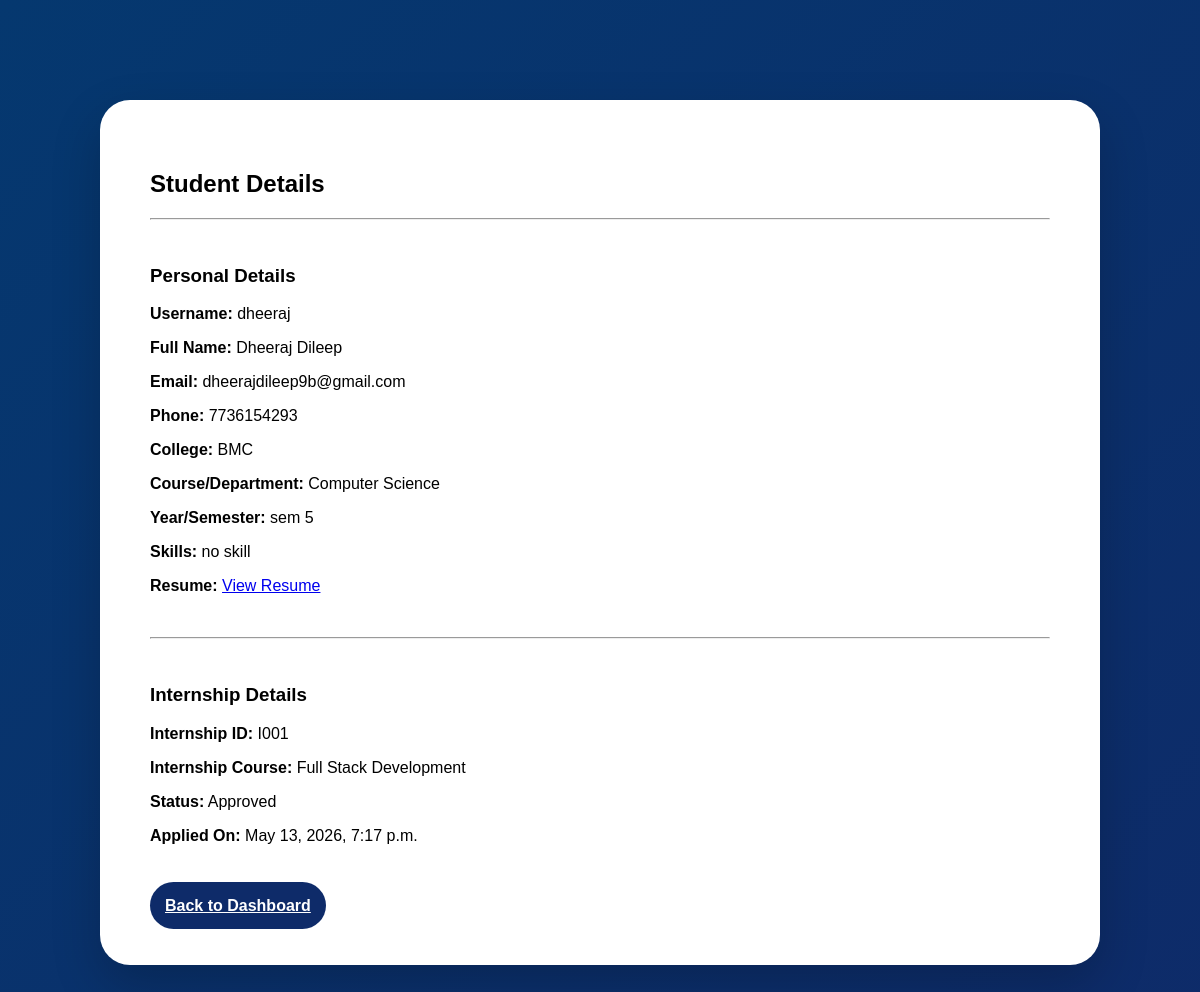
Page /view-student/7/ (signed in) on the committed database.
### core/models.py (models this page shows, shortened)
class StudentProfile(models.Model):
    user = models.OneToOneField(User, on_delete=models.CASCADE)
    username = models.CharField(max_length=150)
    full_name = models.CharField(max_length=100)
    email = models.EmailField(unique=True)
    profile_photo = models.ImageField(upload_to='profile_photos/', blank=True, null=True)
    otp = models.CharField(max_length=6, blank=True, null=True)
    is_verified = models.BooleanField(default=False)

class InternshipApplication(models.Model):
    student = models.ForeignKey(StudentProfile, on_delete=models.CASCADE)
    phone_number = models.CharField(max_length=15)
    college_name = models.CharField(max_length=200)
    course_department = models.CharField(max_length=200)
    year_semester = models.CharField(max_length=50)
    skills = models.TextField()
    resume = models.FileField(upload_to='resumes/')
    applied_at = models.DateTimeField(auto_now_add=True)

class InternshipSelection(models.Model):
    STATUS_CHOICES = [
        ('Pending', 'Pending'),
        ('Approved', 'Approved'),
        ('Rejected', 'Rejected'),
    ]
    student = models.ForeignKey(StudentProfile, on_delete=models.CASCADE)
    internship = models.ForeignKey(Internship, on_delete=models.CASCADE)
    status = models.CharField(
        max_length=10,
        choices=STATUS_CHOICES,
        default='Pending'
    )
    applied_at = models.DateTimeField(auto_now_add=True)

class Internship(models.Model):
    internship_id = models.CharField(max_length=20, unique=True)
    title = models.CharField(max_length=200)

### core/views.py (the view)
# urls.py: path('view-student/<int:student_id>/', views.view_student, name='view_student'),
@login_required
def view_student(request, student_id):
    if not request.user.is_staff:
        return redirect('home')
    student = StudentProfile.objects.get(id=student_id)
    application = InternshipApplication.objects.filter(student=student).first()
    selection = InternshipSelection.objects.filter(student=student).first()
    return render(request, 'view_student.html', {
        'student': student,
        'application': application,
        'selection': selection
    })

### templates/view_student.html (shortened to what this page needs)
{% load static %}
<!DOCTYPE html>
<html>
<head>
    <link rel="stylesheet" href="{% static 'css/style.css' %}">
</head>
<body>
<section class="apply-page">
    <div class="apply-container">
        <h1>Student Details</h1>
        <hr><br>
        <h3>Personal Details</h3>
        <p><strong>Username:</strong> {{ student.username }}</p>
        <p><strong>Full Name:</strong> {{ student.full_name }}</p>
        <p><strong>Email:</strong> {{ student.email }}</p>
        {% if application %}
            <p><strong>Phone:</strong> {{ application.phone_number }}</p>
            <p><strong>College:</strong> {{ application.college_name }}</p>
            <p><strong>Course/Department:</strong> {{ application.course_department }}</p>
            <p><strong>Year/Semester:</strong> {{ application.year_semester }}</p>
            <p><strong>Skills:</strong> {{ application.skills }}</p>
            {% if application.resume %}
                <p><strong>Resume:</strong>
                    <a href="{{ application.resume.url }}" target="_blank">
                        View Resume
                    </a>
                </p>
            {% endif %}
        {% else %}
            <p>No application form submitted.</p>
        {% endif %}
        <br><hr><br>
        <h3>Internship Details</h3>
        {% if selection %}
            <p><strong>Internship ID:</strong> {{ selection.internship.internship_id }}</p>
            <p><strong>Internship Course:</strong> {{ selection.internship.title }}</p>
            <p><strong>Status:</strong> {{ selection.status }}</p>
            <p><strong>Applied On:</strong> {{ selection.applied_at }}</p>
        {% else %}
            <p>No internship selected.</p>
        {% endif %}
        <br><br>
        <a href="{% url 'admin_dashboard' %}" class="submit-btn">
            Back to Dashboard
        </a>
    </div>
</section>
</body>
</html>

### static/css/style.css (style rules this page uses)
html { scroll-behavior: smooth; }
body { font-family: Arial; margin: 0; padding: 0; background: #05386F; }
section { padding: 0; margin: 0; }
.apply-page { min-height: 100vh; padding: 100px 8%; background: linear-gradient(135deg, #05386F, #0e2b69); }
.apply-container { max-width: 900px; margin: auto; background: white; padding: 50px; border-radius: 30px; box-shadow: 0 20px 50px rgba(0,0,0,0.2); }
.submit-btn { margin-top: 10px; padding: 15px; border-radius: 40px; border: none; background: #0e2b69; color: white; font-size: 16px; font-weight: 600; cursor: pointer; transition: 0.3s; }

### rows in the picture
StudentProfile: username "dheeraj", full_name "Dheeraj Dileep", email "dheerajdileep9b@gmail.com"
InternshipApplication: phone_number "7736154293", college_name "BMC", course_department "Computer Science", year_semester "sem 5", skills "no skill"
InternshipSelection: internship.internship_id "I001", internship "Full Stack Development", status "Approved", applied_at "May 13, 2026, 7:17 p.m."
